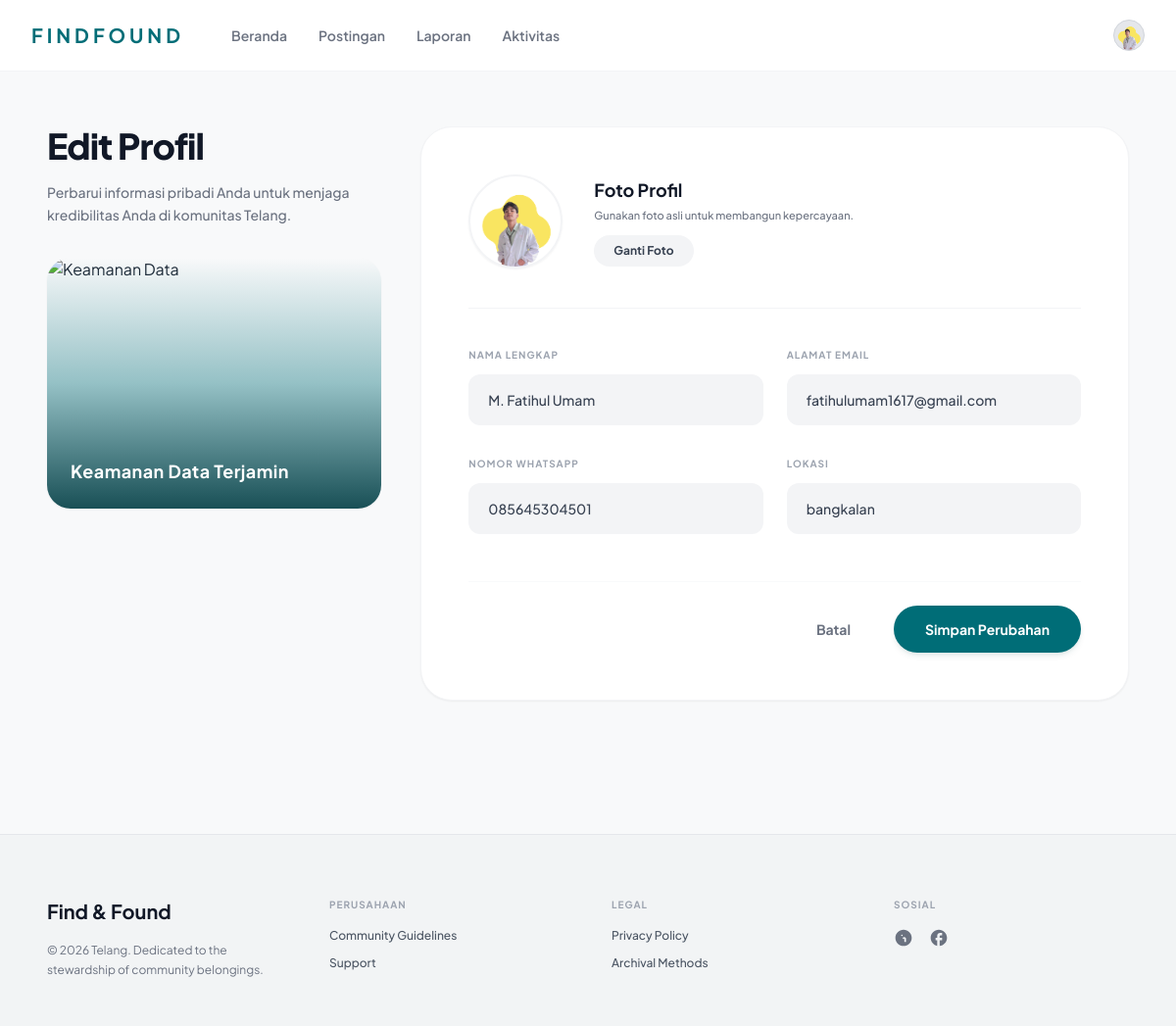
/public/profile/editProfile (signed in), run on the app's committed database.
### tables this page shows
CREATE TABLE `users` (
  `id` int NOT NULL,
  `nama` varchar(100) NOT NULL,
  `email` varchar(100) NOT NULL,
  `whatsapp` varchar(20) DEFAULT NULL,
  `password` varchar(255) NOT NULL,
  `lokasi_pilihan` varchar(100) DEFAULT NULL,
  `foto_profil` varchar(255) DEFAULT NULL,
  `created_at` timestamp NULL DEFAULT CURRENT_TIMESTAMP
);

### app/core/Controller.php (called while the page is built, shortened)
<?php
class Controller{
    public function view($view, $data = [], $int = []){
        require_once '../app/views/'. $view . '.php';
    }
    public function model($model){
        return new $model;
    }
}

### app/controllers/Profile.php (called while the page is built, shortened)
<?php
class Profile extends Controller{
    public function editProfile(){
        $user_model = $this->model('user_model');
        $user = $user_model->getUserById($_SESSION['id_user']);
        $this->view('profile/editProfile', $user);
    }
}

### app/core/App.php (called while the page is built, shortened)
<?php
class App {
    protected $method = 'index';
    protected $params = [];
    public function __construct()
    {
        $url = $this->parseURL();
        if (isset($url[0]) && file_exists('../app/controllers/'. $url[0] .'.php')) {
            unset($url[0]);
        }
        $this->controller = new $this->controller;
        if (isset($url[1])) {
            if (method_exists($this->controller, $url[1])) {
                $this->method = $url[1];
            }
        }
        call_user_func_array([$this->controller, $this->method], $this->params);
    }
    public function parseURL(){
        if(isset($_GET['url'])){
            $url = rtrim($_GET['url'], '/');
            $url = filter_var($url, FILTER_SANITIZE_URL);
            $url = explode('/', $url);
            return $url;
        }
        return [];
    }
}

### public/index.php (called while the page is built, shortened)
<?php
$app = new App;

### app/config/database.php (called while the page is built, shortened)
<?php
class Database{
    private $host = DB_HOST;
    private $user = DB_USER;
    private $pass = DB_PASS;
    private $dbn = DB_NAME;
    private $dbh;
    private $stmt;
    public function __construct(){
        $dsn ='mysql:host='.$this->host.';dbname='.$this->dbn;;
        $option =[
            PDO::ATTR_PERSISTENT => true,
            PDO::ATTR_ERRMODE => PDO::ERRMODE_EXCEPTION
        ];
        try {
            $this->dbh = new PDO($dsn, $this->user, $this->pass, $option);
        } catch (PDOException $e) {
            die($e-> getMessage());
        }
    }
    public function query($query){
        $this->stmt = $this->dbh->prepare($query);
    }
    public function bind($param, $value, $type = null){
        if(is_null($type)){
            switch(true){
                case is_int($value):
                    $type = PDO::PARAM_INT;
                    break;
            }
        }
        $this->stmt->bindvalue($param, $value, $type);
    }
    public function execute(){
        $this->stmt->execute();
    }
    public function resultsingel(){
        $this->execute();
        return $this->stmt->fetch(PDO::FETCH_ASSOC);
    }
}

### app/models/User_model.php (called while the page is built, shortened)
<?php
class User_model{
    private $table = 'users';
    private $db;
    public function __construct(){
        $this->db = new Database;
    }
    public function getUserById($id){
        $this->db->query('SELECT * FROM ' . $this->table . ' WHERE id = :id');
        $this->db->bind('id', $id);
        return $this->db->resultsingel();
    }
}

### app/views/profile/editProfile.php (the view, shortened to what this page needs)
<main class="max-w-6xl mx-auto px-6 py-10 md:py-14">
    <div class="grid grid-cols-1 lg:grid-cols-12 gap-10">
        <div class="lg:col-span-4 flex flex-col gap-8">
            <div>
                <h1 class="text-3xl md:text-4xl font-extrabold text-gray-900 tracking-tight mb-4">Edit Profil</h1>
                <p class="text-sm text-gray-500 leading-relaxed font-medium pr-4">
                    Perbarui informasi pribadi Anda untuk menjaga kredibilitas Anda di komunitas Telang.
                </p>
            </div>
            <div class="relative w-full h-48 md:h-64 rounded-3xl overflow-hidden shadow-sm group">
                <img src="https://images.unsplash.com/photo-1555421689-d68471e189f2?q=80&w=600" alt="Keamanan Data" class="absolute inset-0 w-full h-full object-cover group-hover:scale-105 transition-transform duration-700">
                <div class="absolute inset-0 bg-gradient-to-t from-[#003D44]/90 via-[#006D77]/40 to-transparent"></div>
                <div class="absolute bottom-6 left-6 right-6">
                    <h3 class="text-white font-bold text-lg tracking-wide">Keamanan Data Terjamin</h3>
                </div>
            </div>
        </div>
        <div class="lg:col-span-8">
            <div class="bg-white p-8 md:p-12 rounded-[2rem] shadow-sm border border-gray-100">
                <form action="<?=BASEURL?>/profile/updateProfile" method="POST" enctype="multipart/form-data" class="flex flex-col h-full">
                    <div class="flex items-center gap-6 md:gap-8 mb-10 pb-10 border-b border-gray-100">
                        <div class="relative w-24 h-24 rounded-full overflow-hidden shrink-0 border-2 border-gray-100 shadow-sm">
                              <img id="preview_foto" src="<?= !empty($data['foto_profil']) ? BASEURL . '/img/profile/' . $data['foto_profil'] : 'https://api.dicebear.com/9.x/adventurer-neutral/svg?seed=Felix'. urlencode($data['nama'] ?? 'User') .'&backgroundColor=b6e3f4' ?>" alt="Avatar" class="w-full h-full object-cover">
                        </div>
                        <div>
                            <h3 class="text-lg font-bold text-gray-900 mb-1">Foto Profil</h3>
                            <p class="text-[11px] text-gray-500 font-medium mb-3">Gunakan foto asli untuk membangun kepercayaan.</p>
                            <button type="button" class="bg-gray-100 hover:bg-gray-200 text-gray-700 px-5 py-2 rounded-full text-xs font-bold transition-colors" onclick="document.getElementById('input_foto').click()">
                                Ganti Foto
                            </button>
                        </div>
                    </div>
                    <div class="grid grid-cols-1 md:grid-cols-2 gap-x-6 gap-y-8 mb-12">
                        <div>
                            <label class="block text-[10px] font-bold text-gray-400 uppercase mb-3 tracking-widest">Nama Lengkap</label>
                            <input type="text" name="nama" value="<?=$data['nama']?? '-'?>"
                                   class="w-full px-5 py-4 bg-gray-100 border-none focus:ring-2 focus:ring-[#006D77] rounded-xl text-sm outline-none text-gray-700 font-medium transition-all">
                        </div>
                        <div>
                            <label class="block text-[10px] font-bold text-gray-400 uppercase mb-3 tracking-widest">Alamat Email</label>
                            <input type="email" name="email" value="<?=$data['email']?? '-'?>"
                                   class="w-full px-5 py-4 bg-gray-100 border-none focus:ring-2 focus:ring-[#006D77] rounded-xl text-sm outline-none text-gray-700 font-medium transition-all">
                        </div>
                        <div>
                            <label class="block text-[10px] font-bold text-gray-400 uppercase mb-3 tracking-widest">Nomor WhatsApp</label>
                            <input type="text" name="whatsapp" value="<?=$data['whatsapp']?? '-'?>"
                                   class="w-full px-5 py-4 bg-gray-100 border-none focus:ring-2 focus:ring-[#006D77] rounded-xl text-sm outline-none text-gray-700 font-medium transition-all">
                        </div>
                        <div>
                            <label class="block text-[10px] font-bold text-gray-400 uppercase mb-3 tracking-widest">lokasi</label>
                            <input type="text" name="lokasi" value="<?=$data['lokasi_pilihan']?? '-'?>"
                                   class="w-full px-5 py-4 bg-gray-100 border-none focus:ring-2 focus:ring-[#006D77] rounded-xl text-sm outline-none text-gray-700 font-medium transition-all">
                        </div>
                    </div>
                    <div class="flex flex-col sm:flex-row justify-end items-center gap-3 pt-6 border-t border-gray-50 mt-auto">
                        <a href="<?=BASEURL?>/profile/" type="button" class="w-full sm:w-auto px-8 py-3.5 rounded-full text-sm font-bold text-gray-500 hover:bg-gray-100 transition-colors">
                            Batal
                        </a>
                        <button type="submit" class="w-full sm:w-auto bg-[#006D77] hover:bg-[#005a63] text-white px-8 py-3.5 rounded-full text-sm font-bold shadow-md shadow-teal-900/10 transition-all active:scale-95">
                            Simpan Perubahan
                        </button>
                    </div>
                </form>
            </div>
        </div>
    </div>
</main>

### app/views/templates/header.php (style rules this page uses)
body { font-family: 'Plus Jakarta Sans', sans-serif; background-color: #F8F9FA; }

### data on the page
users: foto_profil (picture), nama "M. Fatihul Umam", email "fatihulumam1617@gmail.com", whatsapp "085645304501", lokasi "bangkalan"
